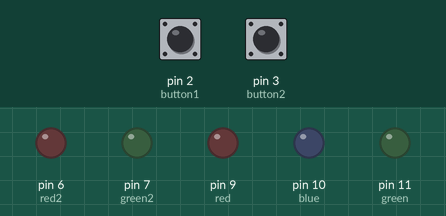
Simulated run of this sketch. Board: Arduino Uno, built with avr-gcc and run on an emulated ATmega328P. On the bench: output pins drawn as LEDs (lit = HIGH). Dashed ring = blinking. Inputs (shaded band) come from the test bench; at power-on: pin 2 (button1) LOW, pin 3 (button2) LOW.

Above: at 1.2 s.
1.3 s: pin 2 (button1) pulled HIGH for 0.15 s
At 2.4 s:
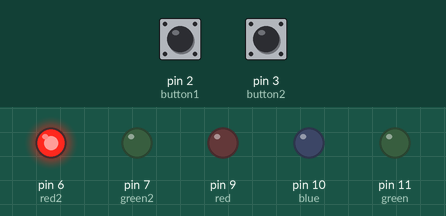
4.4 s: pin 3 (button2) pulled HIGH for 1 s
At 7.3 s:
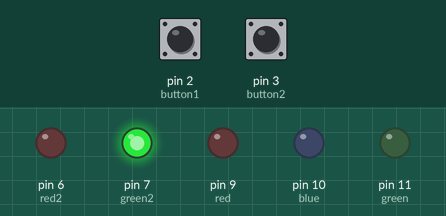
7.4 s: pin 3 (button2) pulled HIGH for 3.2 s
At 8.55 s:
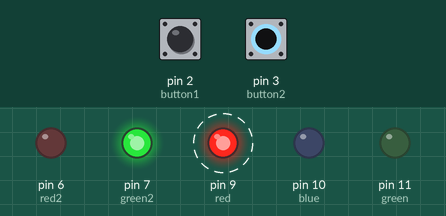
12.7 s: pin 2 (button1) pulled HIGH for 1 s
At 14.2 s:
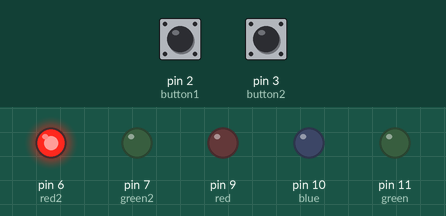
16.7 s: pin 2 (button1) driven HIGH and pin 3 (button2) driven HIGH
At 18.3 s:
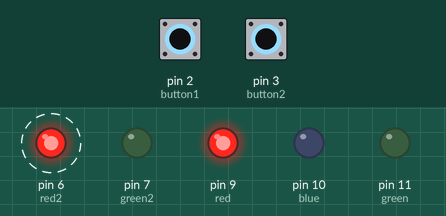
19.7 s: pin 2 (button1) driven LOW
At 20.8 s:
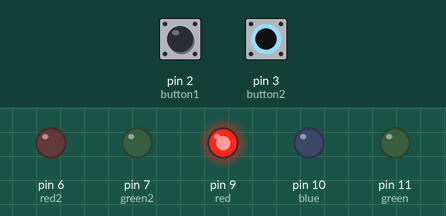
Timing chart, 0 to 23.7 s (numbered marks = the images above; inputs shaded):
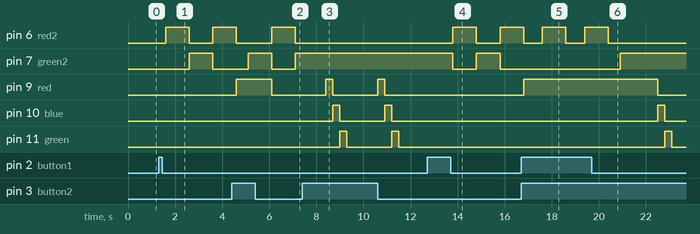

Measured:
- after the input at 1.3 s, pin 6 (red2): LOW → HIGH after 0.30 s, → LOW 1.0 s later, → HIGH 1.0 s later; pin 7 (green2): LOW → HIGH after 1.3 s, → LOW 1.0 s later
- after the input at 4.4 s, pin 9 (red): LOW → HIGH after 0.20 s, → LOW 1.5 s later
- after the input at 7.4 s, pin 6 (red2): stops changing and stays LOW; pin 7 (green2): stops changing and stays HIGH
- after the input at 12.7 s, pin 6 (red2): LOW → HIGH after 1.1 s, → LOW 1.0 s later, → HIGH 1.0 s later; pin 7 (green2): HIGH → LOW after 1.1 s, → HIGH 1.0 s later, → LOW 1.0 s later
- after the input at 16.7 s, pin 7 (green2): stays LOW (without the input it goes to HIGH after 0.10 s); pin 9 (red): LOW → HIGH after 0.10 s
- after the input at 19.7 s, pin 6 (red2): goes on until 20.4 s, then stays LOW; pin 7 (green2): LOW → HIGH after 1.2 s; pin 9 (red): HIGH → LOW after 2.8 s; pin 10 (blue): LOW → HIGH after 2.8 s, → LOW 0.30 s later; pin 11 (green): LOW → HIGH after 3.1 s, → LOW 0.30 s later

The sketch:

Code.ino
```cpp
// Name :- Kunjesh Kantilal Ramani (200515106)
// Date :- 15th June 2022
// Week :- Lab 5 LEVEL 4
// Description :- Add a green and red LED to the circuit with the RGB LED. Include 2 buttons. The first
                  // button will toggle between the red and green LED. If the green LED is on when you hit button 2
                  // the RGB will start cycling through the 3 colours. If the 2nd button is pressed the RGB lights stop.
                  // If the 1st button is pressed the RGB stops AND the green LED turn off and the red LED turns
                  // ON. If the red LED is on, nothing happens when you press the 2nd button

int red = 9;     // Red RGB Led
int blue = 10;   // Blue RGB Led
int green = 11;  // Green RGB Led
int button1 = 2; // button 1 as the name suggest
int button2 = 3; // button 2 as the name suggest

// There are two start values for nested loops
int start2 = 0;
int start1 = 0;
int red2 = 6;   // another red led
int green2 = 7; // another green led

void setup()
{
    pinMode(red, OUTPUT);
    pinMode(blue, OUTPUT);
    pinMode(green, OUTPUT);
    pinMode(button1, INPUT);
    pinMode(button2, INPUT);
    pinMode(red2, OUTPUT);
    pinMode(green2, OUTPUT);
}

void loop()
{
    // When user pressed button1 then start=1 which was initially start=0
    if (digitalRead(button1) == HIGH)
    {
        start1 = 1;
        delay(300);
    }
    // When start=1 then enter in this loop
    if (start1 == 1)
    {
        digitalWrite(red2, HIGH); // turn on red led
        delay(1000);
        digitalWrite(red2, LOW); // turn off red led
        if (digitalRead(button2) == HIGH)
        { // when user enter button2 then perform the below tasks
            digitalWrite(red, HIGH);
            delay(500);
        }
    }

    // When the value of start became 2, perform the below tasks
    else if (start1 == 2)
    {
        digitalWrite(green2, HIGH);
        delay(1000);

        // Here, nested loops are used to turn on and off RGB LEDs
        if (digitalRead(button2) == HIGH)
        {
            start2 = 1;
            delay(300);
            // RGB Red LED
            if (start2 == 1)
            {
                digitalWrite(red, HIGH);
                delay(300);
                digitalWrite(red, LOW);
                start2 = 2;
            }
            // RGB Blue LED
            if (start2 == 2)
            {
                digitalWrite(blue, HIGH);
                delay(300);
                digitalWrite(blue, LOW);
                start2 = 3;
            }
            // RGB Green LED
            if (start2 == 3)
            {
                digitalWrite(green, HIGH);
                delay(300);
                digitalWrite(green, LOW);
                start2 = 1;
            }
        }
        else
        { // To turn off light when user pressed button for the second time
            digitalWrite(red, LOW);
            digitalWrite(blue, LOW);
            digitalWrite(green, LOW);
        }

        // When user pressed another button, perform the tasks below can stop the RGB LEDs
        if (digitalRead(button1) == HIGH)
        {
            start2 = 0;
            delay(300);
            digitalWrite(green2, LOW);
            digitalWrite(red2, HIGH);
        }
        digitalWrite(green2, LOW);
    }


    // To change the color of red green leds continuously
    if (start1 == 1)
    {
        start1 = 2;
    }
    else if (start1 == 2)
    {
        if (start2 == 0)
        {
            start1 = 1;
        }
    }
}
```
